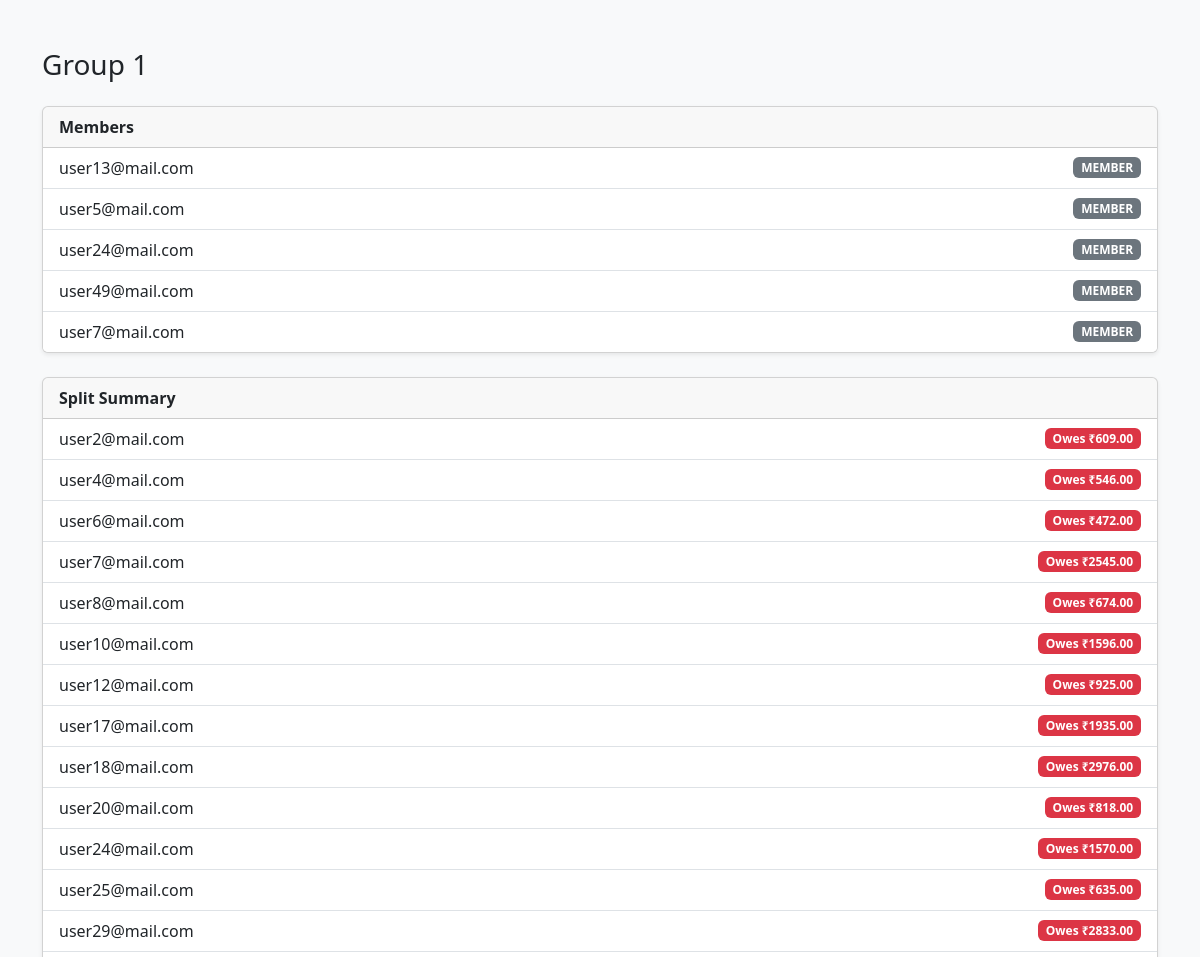
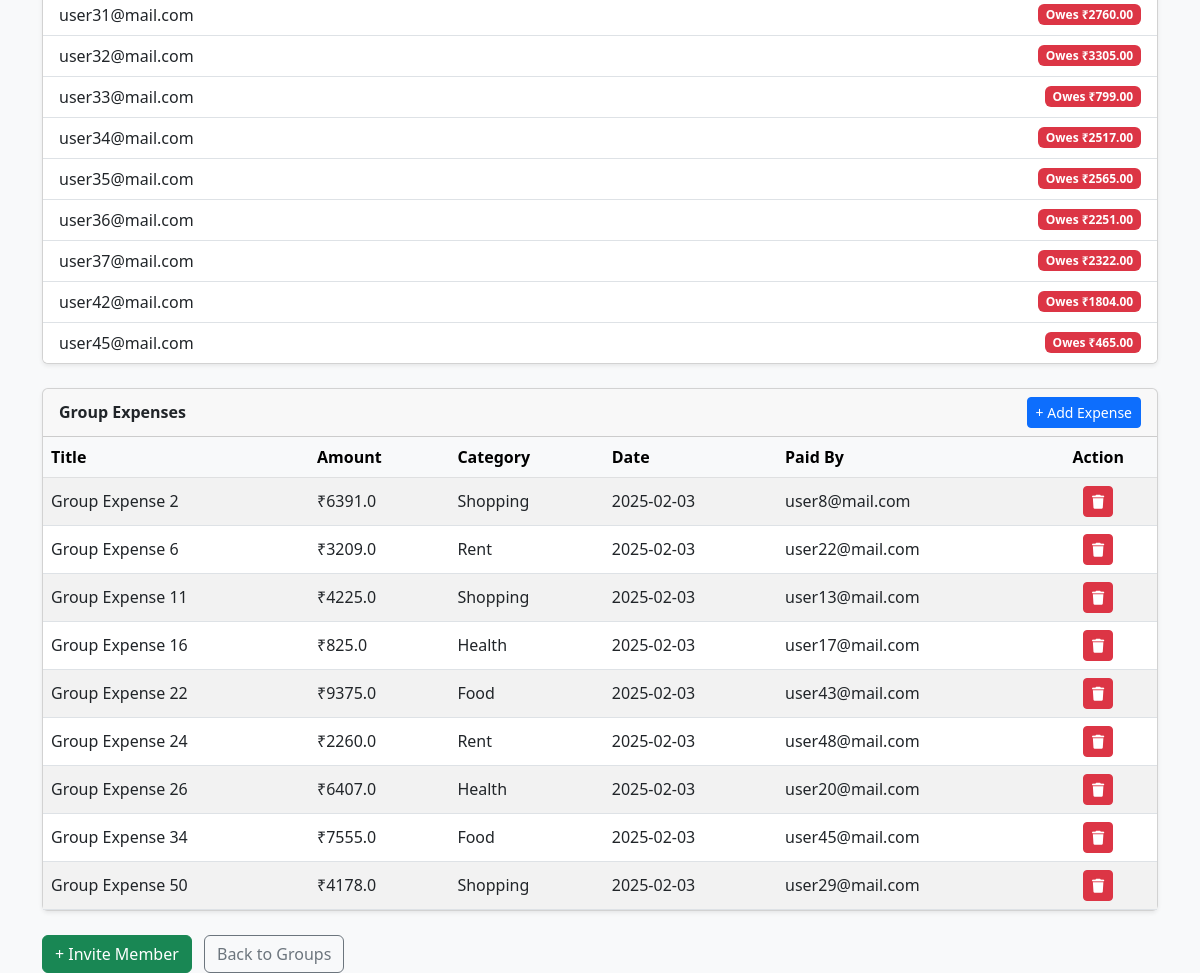
The app's page /groups/1 (signed in) with its own data (2 pictures, top to bottom).
### tables this page shows
CREATE TABLE groups (
    id INTEGER PRIMARY KEY AUTOINCREMENT,
    name TEXT NOT NULL,
    created_by INTEGER NOT NULL,
    created_at TEXT
);

CREATE TABLE group_members (
    id INTEGER PRIMARY KEY AUTOINCREMENT,
    group_id INTEGER NOT NULL,
    user_id INTEGER NOT NULL,
    role TEXT,
    joined_at TEXT
);

CREATE TABLE users (
    id INTEGER PRIMARY KEY AUTOINCREMENT,
    email TEXT UNIQUE NOT NULL,
    password TEXT NOT NULL,
    is_verified INTEGER DEFAULT 1,
    created_at TEXT
);

CREATE TABLE group_expenses (
    id INTEGER PRIMARY KEY AUTOINCREMENT,
    group_id INTEGER NOT NULL,
    paid_by INTEGER NOT NULL,
    title TEXT NOT NULL,
    amount REAL NOT NULL,
    category TEXT,
    date TEXT,
    created_at TEXT
);

### app.py (the view)
@app.route("/groups/<int:group_id>")
@login_required
def group_detail(group_id):
    con = get_db()
    cur = con.cursor()
    cur.execute("SELECT id, name FROM groups WHERE id = ?", (group_id,))
    group = cur.fetchone()
    if not group:
        con.close()
        return "Group not found", 404
    cur.execute("""
        SELECT u.email, gm.role, u.id
        FROM group_members gm
        JOIN users u ON gm.user_id = u.id
        WHERE gm.group_id = ?
    """, (group_id,))
    members = cur.fetchall()
    cur.execute("""
    SELECT ge.id, ge.title, ge.amount, ge.category, ge.date, u.email, ge.paid_by
    FROM group_expenses ge
    JOIN users u ON ge.paid_by = u.id
    WHERE ge.group_id = ?
    ORDER BY ge.date DESC
""", (group_id,))
    expenses = cur.fetchall()
    cur.execute("""
        SELECT
            u.email,
            ROUND(
                SUM(es.share) -
                COALESCE(SUM(
                    CASE
                        WHEN ge.paid_by = u.id THEN ge.amount
                        ELSE 0
                    END
                ), 0), 2
            ) AS balance
        FROM users u
        JOIN expense_splits es ON es.user_id = u.id
        JOIN group_expenses ge ON ge.id = es.expense_id
        WHERE ge.group_id = ?
        GROUP BY u.id
    """, (group_id,))
    balances = cur.fetchall()
    con.close()
    return render_template(
        "group_detail.html",
        group=group,
        members=members,
        expenses=expenses,
        balances=balances,
        group_id=group_id
    )

### app.py (called while the page is built)
def get_db():
    con = sqlite3.connect(DB_NAME, timeout=10, check_same_thread=False)
    con.row_factory = sqlite3.Row
    con.execute("PRAGMA foreign_keys = ON")
    con.execute("PRAGMA journal_mode=WAL")
    return con

def login_required(f):
    @wraps(f)
    def wrapper(*args, **kwargs):
        if "user_id" not in session:
            return redirect(url_for("login"))
        return f(*args, **kwargs)
    return wrapper

def get_unread_notification_count(user_id):
    con = get_db()
    cur = con.cursor()
    cur.execute("""
        SELECT COUNT(*) FROM notifications
        WHERE user_id = ? AND is_read = 0
    """, (user_id,))
    count = cur.fetchone()[0]
    con.close()
    return count

@app.context_processor
def inject_notification_count():
    if "user_id" in session:
        return {
            "unread_notifications": get_unread_notification_count(session["user_id"])
        }
    return {"unread_notifications": 0}

### templates/group_detail.html (shortened to what this page needs)
<!DOCTYPE html>
<html lang="en">
<head>
    <link href="https://cdn.jsdelivr.net/npm/bootstrap@5.3.0/dist/css/bootstrap.min.css" rel="stylesheet">
    <link href="https://cdnjs.cloudflare.com/ajax/libs/font-awesome/6.5.0/css/all.min.css" rel="stylesheet">
</head>
<body class="bg-light">
<div class="container mt-5">
    <h3 class="mb-4">{{ group[1] }}</h3>
    <div class="card mb-4 shadow-sm">
        <div class="card-header fw-bold">
            Members
        </div>
        <ul class="list-group list-group-flush">
            {% for m in members %}
                <li class="list-group-item d-flex justify-content-between align-items-center">
                    {{ m[0] }}
                    <span class="badge bg-secondary text-uppercase">{{ m[1] }}</span>
                </li>
            {% endfor %}
        </ul>
    </div>
    <div class="card mb-4 shadow-sm">
        <div class="card-header fw-bold">
            Split Summary
        </div>
        <ul class="list-group list-group-flush">
            {% for email, balance in balances %}
                <li class="list-group-item d-flex justify-content-between align-items-center">
                    {{ email }}
                    {% if balance > 0 %}
                        <span class="badge bg-danger">
                            Owes ₹{{ "%.2f"|format(balance) }}
                        </span>
                    {% elif balance < 0 %}
                        <span class="badge bg-success">
                            Gets ₹{{ "%.2f"|format(-balance) }}
                        </span>
                    {% else %}
                        <span class="badge bg-secondary">
                            Settled
                        </span>
                    {% endif %}
                </li>
            {% endfor %}
        </ul>
    </div>
    <div class="card shadow-sm mb-4">
        <div class="card-header fw-bold d-flex justify-content-between align-items-center">
            Group Expenses
            <a href="/groups/{{ group_id }}/add-expense" class="btn btn-sm btn-primary">
                + Add Expense
            </a>
        </div>
        <div class="card-body p-0">
            {% if expenses %}
            <table class="table table-striped mb-0 align-middle">
                <thead class="table-light">
                    <tr>
                        <th>Title</th>
                        <th>Amount</th>
                        <th>Category</th>
                        <th>Date</th>
                        <th>Paid By</th>
                        <th class="text-center">Action</th>
                    </tr>
                </thead>
                <tbody>
                    {% for e in expenses %}
                    <tr>
                        <td>{{ e[1] }}</td>
                        <td>₹{{ e[2] }}</td>
                        <td>{{ e[3] }}</td>
                        <td>{{ e[4] }}</td>
                        <td>{{ e[5] }}</td>
                        <td class="text-center">
                            {% if e[6] %}
                            <form method="POST"
                                  action="/groups/{{ group_id }}/expense/{{ e[0] }}/delete"
                                  onsubmit="return confirm('Are you sure you want to delete this expense?');"
                                  style="display:inline;">
                                <button type="submit"
                                        class="btn btn-sm btn-danger"
                                        title="Delete Expense">
                                    <i class="fas fa-trash"></i>
                                </button>
                            </form>
                            {% else %}
                                <span class="text-muted">—</span>
                            {% endif %}
                        </td>
                    </tr>
                    {% endfor %}
                </tbody>
            </table>
            {% else %}
                <p class="p-3 mb-0 text-muted">No expenses added yet.</p>
            {% endif %}
        </div>
    </div>
    <div class="mt-3">
        <a href="/groups/{{ group_id }}/invite" class="btn btn-success">
            + Invite Member
        </a>
        <a href="/groups" class="btn btn-outline-secondary ms-2">
            Back to Groups
        </a>
    </div>
</div>
</body>
</html>

### records on screen
groups: name "Group 1"
group_members: email "user13@mail.com", role "MEMBER"
group_members: email "user5@mail.com", role "MEMBER"
group_members: email "user24@mail.com", role "MEMBER"
group_members: email "user49@mail.com", role "MEMBER"
group_members: email "user7@mail.com", role "MEMBER"
users: email "user2@mail.com", balance "609.00"
users: email "user4@mail.com", balance "546.00"
users: email "user6@mail.com", balance "472.00"
users: email "user7@mail.com", balance "2545.00"
users: email "user8@mail.com", balance "674.00"
users: email "user10@mail.com", balance "1596.00"
users: email "user12@mail.com", balance "925.00"
users: email "user17@mail.com", balance "1935.00"
users: email "user18@mail.com", balance "2976.00"
users: email "user20@mail.com", balance "818.00"
users: email "user24@mail.com", balance "1570.00"
users: email "user25@mail.com", balance "635.00"
users: email "user29@mail.com", balance "2833.00"
users: email "user31@mail.com", balance "2760.00"
users: email "user32@mail.com", balance "3305.00"
users: email "user33@mail.com", balance "799.00"
users: email "user34@mail.com", balance "2517.00"
users: email "user35@mail.com", balance "2565.00"
users: email "user36@mail.com", balance "2251.00"
users: email "user37@mail.com", balance "2322.00"
users: email "user42@mail.com", balance "1804.00"
users: email "user45@mail.com", balance "465.00"
group_expenses: title "Group Expense 2", amount "6391.0", category "Shopping", date "2025-02-03", email "user8@mail.com"
group_expenses: title "Group Expense 6", amount "3209.0", category "Rent", date "2025-02-03", email "user22@mail.com"
group_expenses: title "Group Expense 11", amount "4225.0", category "Shopping", date "2025-02-03", email "user13@mail.com"
group_expenses: title "Group Expense 16", amount "825.0", category "Health", date "2025-02-03", email "user17@mail.com"
group_expenses: title "Group Expense 22", amount "9375.0", category "Food", date "2025-02-03", email "user43@mail.com"
group_expenses: title "Group Expense 24", amount "2260.0", category "Rent", date "2025-02-03", email "user48@mail.com"
group_expenses: title "Group Expense 26", amount "6407.0", category "Health", date "2025-02-03", email "user20@mail.com"
group_expenses: title "Group Expense 34", amount "7555.0", category "Food", date "2025-02-03", email "user45@mail.com"
group_expenses: title "Group Expense 50", amount "4178.0", category "Shopping", date "2025-02-03", email "user29@mail.com"
